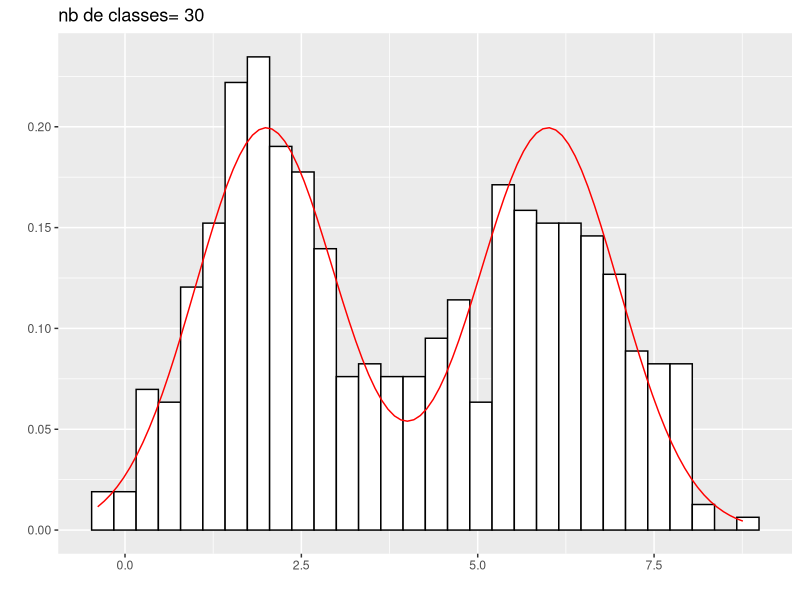
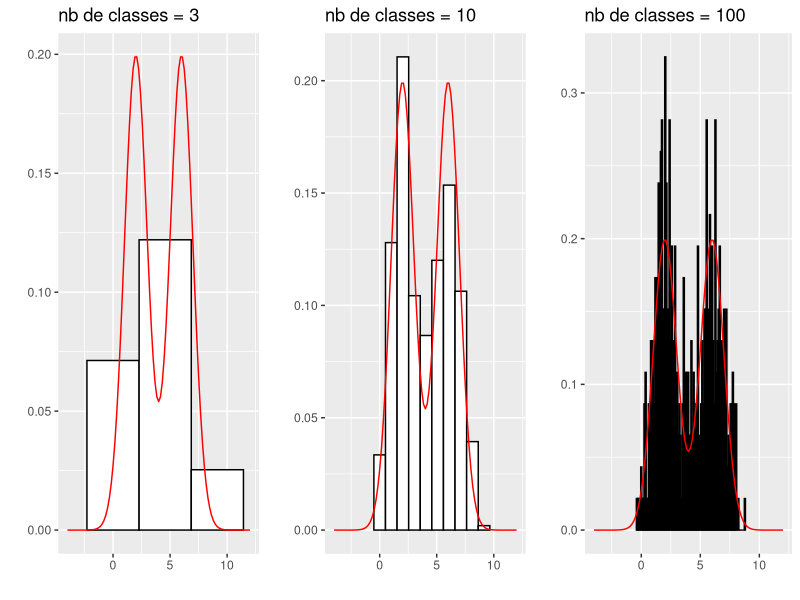
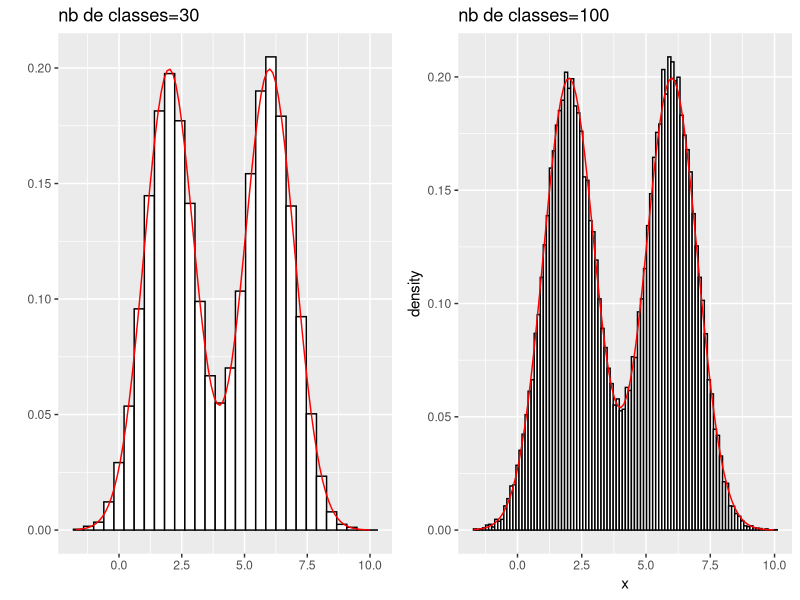
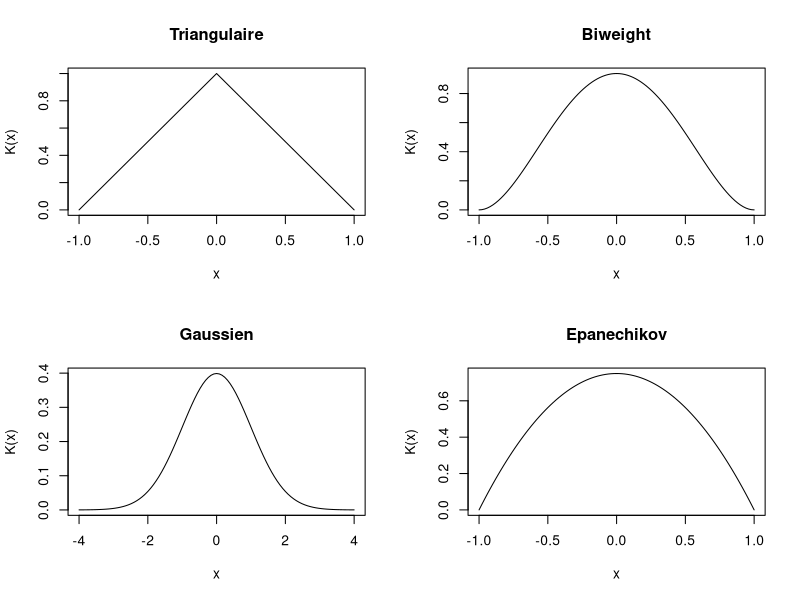
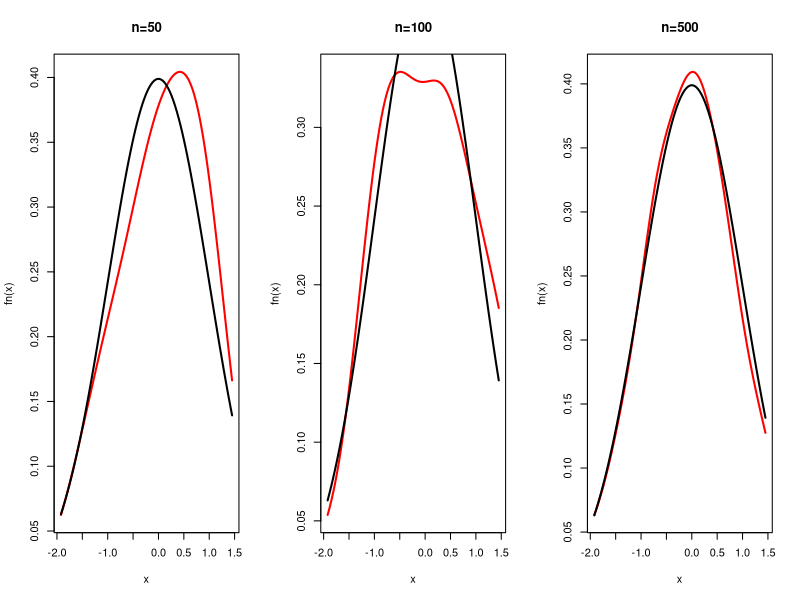
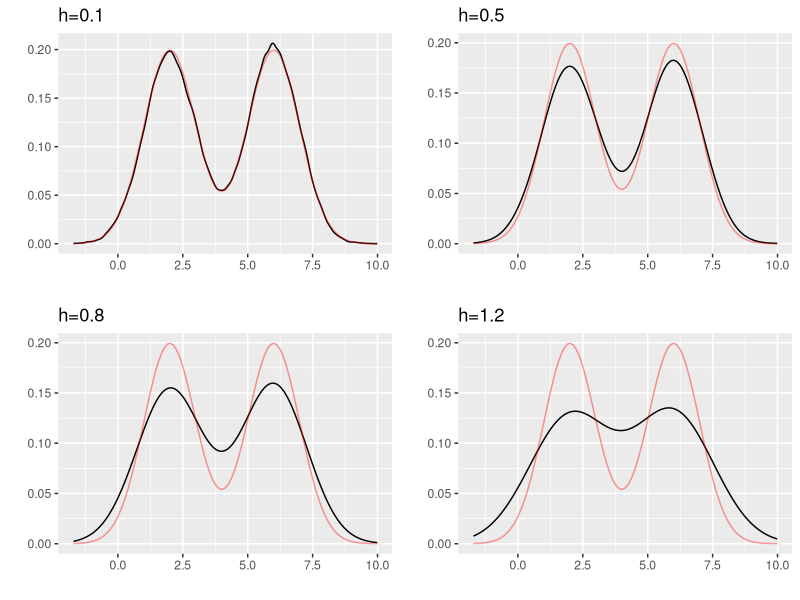
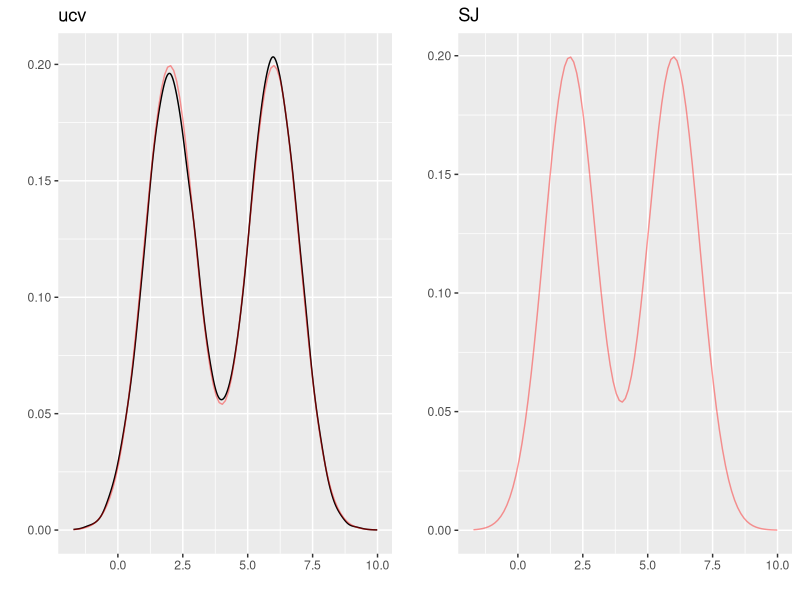

Reproduce these figures in R, in order.
## ---- chunk 1

f=function(x){0.5*dnorm(x,mean=2)+0.5*dnorm(x,mean=6)}

sim=function(n){
X=rnorm(n,2,1)
Y=rnorm(n,6,1)
ber=rbinom(n=n,size=1,prob=0.5)
return(ber*X+(1-ber)*Y)}

Z=sim(500)

## ---- chunk 2

library(ggplot2)
p<-ggplot(data.frame(x=Z),aes(x))+labs(x="",y="")
p1<-p+ geom_histogram(aes(y=..density..),color="black",fill="white")+
stat_function(fun=f,col='red')+
labs(title="nb de classes= 30")
p1

## ---- chunk 3

p1<-p+
geom_histogram(aes(y=..density..),bins=3, color="black",fill="white")+
stat_function(fun=f,col='red',xlim=c(-4,12))+
labs(title="nb de classes = 3")

p2<-p+
geom_histogram(aes(y=..density..),bins=10, color="black",fill="white")+
stat_function(fun=f,col='red',xlim=c(-4,12))+
labs(title="nb de classes = 10")

p3<-ggplot(data.frame(x=Z),aes(x))+
geom_histogram(aes(y=..density..),bins=100, color="black",fill="white")+
stat_function(fun=f,col='red',xlim=c(-4,12))+
labs(title="nb de classes = 100",x="",y="")
library(gridExtra)#pour faire apparaitre les trois figures en même temps
grid.arrange(p1,p2,p3,nrow=1)

## ---- chunk 4

Z=sim(50000)
p<-ggplot(data.frame(x=Z),aes(x))+labs(x="",y="")
p1<-p+
geom_histogram(aes(y=..density..),color="black",fill="white")+
stat_function(fun=f,col='red')+
labs(title="nb de classes=30")
p2<-ggplot(data.frame(x=Z),aes(x))+
geom_histogram(aes(y=..density..),bins=100,color="black",fill="white")+
stat_function(fun=f,col='red')+
labs(title="nb de classes=100")
grid.arrange(p1,p2,nrow=1)

## ---- chunk 5

K1=function(t){(1-abs(t))*ifelse(abs(t)<=1,1,0)}
K2=function(t){(15/16)*((1-t^2)^2)*ifelse(abs(t)<=1,1,0)}
K3=function(t){dnorm(t)}
K4=function(t){ifelse(abs(t)<=1,(3/4)*(1-t^2),0)}

op = par(mfrow= c(2,2))
curve(K1(x),-1,1,ylab="K(x)",main="Triangulaire")
curve(K2(x),-1,1,ylab="K(x)",main="Biweight")
curve(K3(x),-4,4,ylab="K(x)",main="Gaussien")
curve(K4(x),-1,1,ylab="K(x)",main="Epanechikov")

## ---- chunk 6

n=50
X=rnorm(n)
K=function(t){(1/sqrt(2*pi))*exp(-0.5*t^2)}
h=n^-.2
# Initiation
s=100
a=min(X) #borne inf
b=max(X) # borne sup
x=seq(a,b,length=s) # Intervalle [a,b]
V=numeric(n)
fn=numeric(s)
for(j in 1 :s){
for(i in 1 :n){ V[i]=K((x[j]-X[i])/h)}
fn[j]=sum(V)/(n*h)}
# Graphes
op=par(mfrow=c(1,3))
plot(x,fn,xlab="x",ylab="fn(x)",main="n=50",type='l',col="red", lwd= 2)
lines(x,dnorm(x),lwd= 2)
#####Pour n =100
n=100
X=rnorm(n)
h=n^-.2
V=numeric(n)
for(j in 1 :s){
for(i in 1 :n){ V[i]=K((x[j]-X[i])/h) }
fn[j]=sum(V)/(n*h)}
plot(x,fn,xlab="x", ylab="fn(x)", main="n=100",type='l',col="red", lwd= 2)
lines(x,dnorm(x),lwd= 2)
#####Pour n =500
n=500
X=rnorm(n)
h=n^-.2
V=numeric(n)
for(j in 1 :s){
for(i in 1 :n){ V[i]=K((x[j]-X[i])/h) }
fn[j]=sum(V)/(n*h)}
plot(x,fn,xlab="x", ylab="fn(x)", main="n=500",type='l',col="red", lwd= 2)
lines(x,dnorm(x),lwd= 2)

## ---- chunk 7

p<-ggplot(data.frame(x=Z),aes(x))+labs(x="",y="")
p1<-p+geom_density(bw=0.1)+stat_function(fun=f,col='red',alpha=0.4)+ggtitle("h=0.1")
p2<-p+geom_density(bw=0.5)+stat_function(fun=f,col='red',alpha=0.4)+ggtitle("h=0.5")
p3<-p+geom_density(bw=0.8)+stat_function(fun=f,col='red',alpha=0.4)+ggtitle("h=0.8")
p4<-p+geom_density(bw=1.2)+stat_function(fun=f,col='red',alpha=0.4)+ggtitle("h=1.2")
grid.arrange(p1,p2,p3,p4,nrow=2,ncol=2)

## ---- chunk 8

p<-ggplot(data.frame(x=Z),aes(x))+labs(x="",y="")
p5<-p+geom_density(bw="ucv")+stat_function(fun=f,col='red',alpha=0.4)+ggtitle("ucv")
p6<-p+geom_density(bw="SJ")+stat_function(fun=f,col='red',alpha=0.4)+ggtitle("SJ")
grid.arrange(p5,p6,ncol=2)


